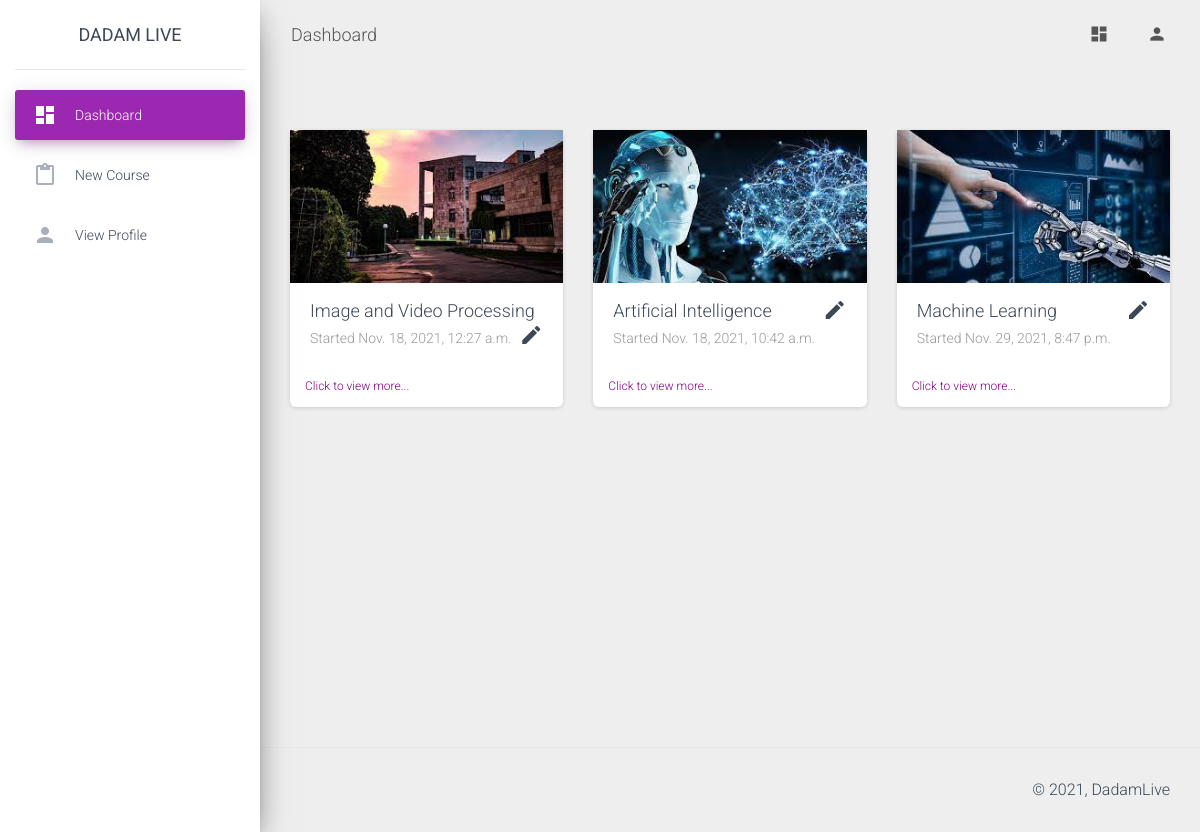
Page /dashboard/faculty/ (signed in) on the committed database.
### faculty/models.py (models this page shows, shortened)
class Course(models.Model):
    instructor=models.ForeignKey(User, on_delete=models.CASCADE, null=True, blank=True)
    image=models.ImageField(upload_to='post_images/', default="demo.jpg", null=True)
    courseName=models.CharField(null=True, max_length=200)
    created_on=models.DateTimeField(default=datetime.datetime.now(timezone('Asia/Kolkata')))

### faculty/views.py (the view, shortened to what this page needs)
# urls.py: path('',views.dashboardFaculty,name="dashboardFaculty"),
def dashboardFaculty(request):
    faculty=basicChecking(request)
    if faculty==False:
        return redirect('home')
    courses=Course.objects.filter(instructor=request.user)
    return render(request,"faculty/dashboard.html",context={"faculty": faculty, "courses": courses})

### faculty/views.py (called while the page is built)
def basicChecking(request):
    if request.user.is_authenticated==False:
        return False
    try:
        info=UserInformation.objects.get(user=request.user)
        if info.userType.userTypeCode==settings.CODE_FACULTY:
            faculty=Faculty.objects.get(user=request.user)
            return faculty
        return False
    except:
        return False

### faculty/templates/faculty/dashboard.html (shortened to what this page needs)
{% extends 'faculty/base.html' %} {% load static %}
{% block heading %}Dashboard{% endblock %}
{% block main_body %}
      <div class="row">
        {% for course in courses %}
        <div class="col-md-4">
          <div class="card card-chart">
            {% if course.image %}
            <img src="{{course.image.url}}" data-toggle="modal" data-target="#modal" onclick="setID('{{course.id}}')">
            {% else %}
            <img src="{% static 'images/demo.jpg' %}" data-toggle="modal" data-target="#modal" onclick="setID('{{course.id}}')">
            {% endif %}
              <div class="card-body">
                <h4 class="card-title">{{course.courseName}}<a href="#" data-toggle="modal" data-target="#modal1" class="material-icons" style="float: right;" onclick="setIDName('{{course.id}}','{{course.courseName}}')">edit</a></h4>
                <p class="card-category">Started {{course.created_on}}</p>
              </div>
              <a href="{% url 'view_course' course_id=course.id %}">
              <div class="card-footer">
                <div class="stats" style="color: purple;">
                  Click to view more...
                </div>
              </div>
            </a>
          </div>
        </div>
        {% endfor %}
      </div>
{% endblock %}
{% block left_panel %}
<li class="nav-item active">
    <a class="nav-link" href="{% url 'dashboardFaculty' %}">
      <i class="material-icons">dashboard</i>
      <p>Dashboard</p>
    </a>
  </li>
  <li class="nav-item ">
    <a class="nav-link" href="{% url 'start_new_course' %}">
      <i class="material-icons">content_paste</i>
      <p>New Course</p>
    </a>
  </li>
  <li class="nav-item ">
    <a class="nav-link" href="{% url 'view_profile_fa' %}">
      <i class="material-icons">person</i>
      <p>View Profile</p>
    </a>
  </li>
{% endblock %}

### rows in the picture
Course: image (picture), courseName "Image and Video Processing", created_on "Nov. 18, 2021, 12:27 a.m."
Course: image (picture), courseName "Artificial Intelligence", created_on "Nov. 18, 2021, 10:42 a.m."
Course: image (picture), courseName "Machine Learning", created_on "Nov. 29, 2021, 8:47 p.m."
